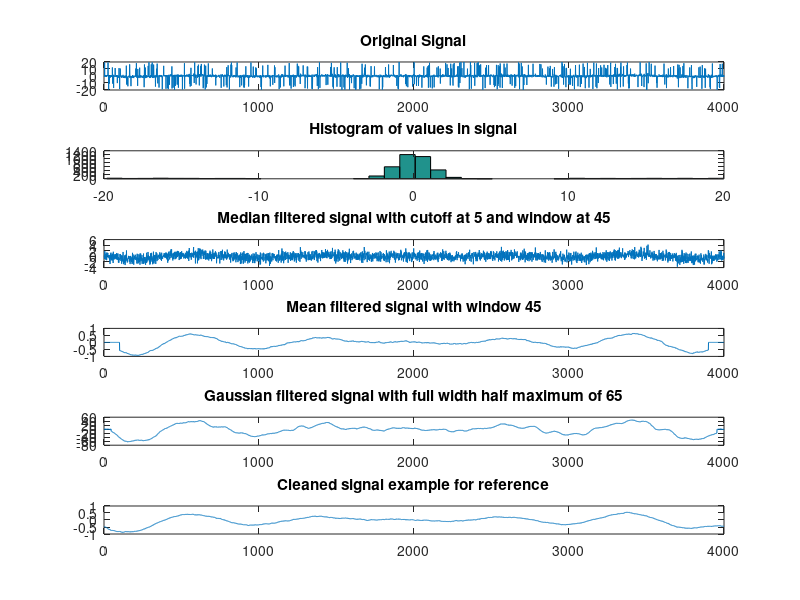

Write the MATLAB code that produced this figure.
% Denoise the signal code challenge
load denoising_codeChallenge.mat

figure(1),clf;
subplot(6,1,1);
plot(origSignal);
title('Original Signal');
n = length(origSignal);

subplot(6,1,2);
hist(origSignal,40);
title('Histogram of values in signal');
% Step 1 apply median filter for values above 5 (as visually noted in histogram above)
% visual-picked threshold
threshold = 5;


% find data values above the threshold
suprathresh = find( abs(origSignal)>threshold );

% initialize filtered signal
filtsig = origSignal;

% loop through suprathreshold points and set to median of k
k = 20; % actual window is k*2+1
for ti=1:length(suprathresh)
    
    % find lower and upper bounds
    lowbnd = max(1,suprathresh(ti)-k);
    uppbnd = min(suprathresh(ti)+k,n);
    
    % compute median of surrounding points
    filtsig(suprathresh(ti)) = median(origSignal(lowbnd:uppbnd));
end

meanFiltered = zeros(size(filtsig));

% implement the running mean filter
k = 100; % filter window is actually k*2+1
for i=k+1:n-k-1
    % each point is the average of k surrounding points
    meanFiltered(i) = mean(filtsig(i-k:i+k));
end

% Gaussian filter
% full-width half-maximum: the key Gaussian parameter
fwhm = 65; % in au

% normalized time vector in ms
k = 45;
gtime = (-k:k);

% create Gaussian window
gauswin = exp( -(4*log(2)*gtime.^2) / fwhm^2 );

% initialize filtered signal vector
filtsigG = filtsig;

% implement the running mean filter
for i=k+1:n-k-1
    % each point is the weighted average of k surrounding points
    filtsigG(i) = sum( filtsig(i-k:i+k).*gauswin );
end

subplot(6,1,3);
plot(filtsig);
str_title = sprintf('Median filtered signal with cutoff at %d and window at %d',threshold,k);
title(str_title);

subplot(6,1,4);
plot(meanFiltered);
str_title = sprintf('Mean filtered signal with window %d',k);
title(str_title);

subplot(6,1,5);
plot(filtsigG);
str_title = sprintf('Gaussian filtered signal with full width half maximum of %d',fwhm);
title(str_title);

subplot(6,1,6);
plot(cleanedSignal);
title('Cleaned signal example for reference');
